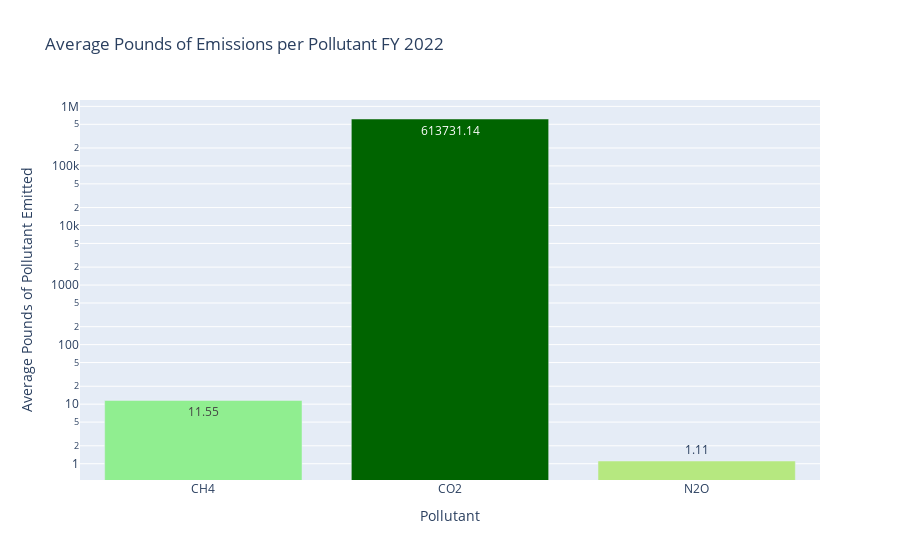

Here is the notebook cell this chart was saved with:
### Markdown cell above
We can analyze which GHG WPI emits the most of by plotting the average pounds of emissions by pollutant

### Code cell
import numpy as np

average_emissions = df.groupby('Pollutant')['Pounds of Pollutant Emitted'].mean().reset_index()

# Plot the average emissions for each pollutant with a logarithmic scale
fig = go.Figure()

fig.add_trace(go.Bar(
    x=average_emissions['Pollutant'],
    y=average_emissions['Pounds of Pollutant Emitted'],
    marker=dict(color=['lightgreen', 'darkgreen', '#B6E880']),
    text=average_emissions['Pounds of Pollutant Emitted'].apply(lambda x: f'{x:.2f}'),
    textposition='auto',
))

# Update layout
fig.update_layout(
    title='Average Pounds of Emissions per Pollutant FY 2022',
    xaxis=dict(title='Pollutant'),
    yaxis=dict(title='Average Pounds of Pollutant Emitted', type='log')
)

fig.show()

### Figure 1 — Plotly figure (JSON) as saved in the notebook; plotly's stock layout.template omitted (floating-point values rounded to 4 significant figures)
{"data": [{"marker": {"color": ["lightgreen", "darkgreen", "#B6E880"]}, "text": ["11.55", "613731.14", "1.11"], "textposition": "auto", "type": "bar", "x": ["CH4", "CO2", "N2O"], "y": [11.55, 613700.0, 1.111]}], "layout": {"title": {"text": "Average Pounds of Emissions per Pollutant FY 2022"}, "xaxis": {"title": {"text": "Pollutant"}}, "yaxis": {"title": {"text": "Average Pounds of Pollutant Emitted"}, "type": "log"}}}
